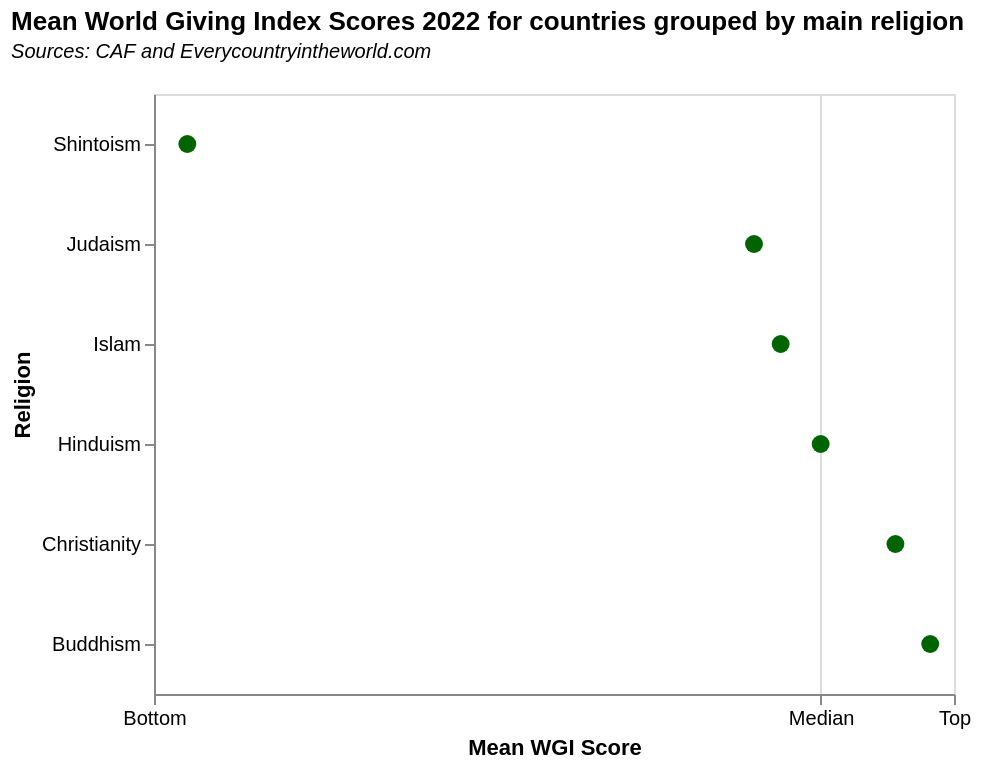

Specify this chart in Vega-Lite:
### Vega-Lite specification from a JSON file in a GitHub repository (floating-point values rounded to 4 significant figures)
{"$schema": "https://vega.github.io/schema/vega-lite/v5.json", "description": "Graph showing mean CAF World Giving Index Scores for countries grouped by main religion, 2022", "title": {"text": "Mean World Giving Index Scores 2022 for countries grouped by main religion", "subtitle": ["Sources: CAF and Everycountryintheworld.com", ""], "subtitleFontStyle": "italic", "subtitleFontSize": 10, "anchor": "start", "color": "black"}, "data": {"values": [{"2022": "Islam", "Country": "Indonesia", "CAF_2022": "68"}, {"2022": "Christianity", "Country": "Australia", "CAF_2022": "55"}, {"2022": "Christianity", "Country": "New Zealand", "CAF_2022": "54"}, {"2022": "Christianity", "Country": "United States of America", "CAF_2022": "59"}, {"2022": "Christianity", "Country": "Ireland", "CAF_2022": "49"}, {"2022": "Christianity", "Country": "United Kingdom of Great Britain and Northern Ireland", "CAF_2022": "47"}, {"2022": "Buddhism", "Country": "Singapore", "CAF_2022": "45"}, {"2022": "Christianity", "Country": "Kenya", "CAF_2022": "61"}, {"2022": "Buddhism", "Country": "Myanmar", "CAF_2022": "52"}, {"2022": "Christianity", "Country": "Netherlands", "CAF_2022": "46"}, {"2022": "Islam", "Country": "United Arab Emirates", "CAF_2022": "47"}, {"2022": "Christianity", "Country": "Norway", "CAF_2022": "45"}, {"2022": "Christianity", "Country": "Canada", "CAF_2022": "51"}, {"2022": "Islam", "Country": "Nigeria", "CAF_2022": "48"}, {"2022": "Christianity", "Country": "Iceland", "CAF_2022": "46"}, {"2022": "Christianity", "Country": "Malta", "CAF_2022": "45"}, {"2022": "Islam", "Country": "Sierra Leone", "CAF_2022": "51"}, {"2022": "Christianity", "Country": "Zambia", "CAF_2022": "50"}, {"2022": "Christianity", "Country": "Germany", "CAF_2022": "41"}, {"2022": "Christianity", "Country": "Denmark", "CAF_2022": "46"}, {"2022": "Hinduism", "Country": "Mauritius", "CAF_2022": "37"}, {"2022": "Christianity", "Country": "Switzerland", "CAF_2022": "37"}, {"2022": "Buddhism", "Country": "Sri Lanka", "CAF_2022": "44"}, {"2022": "Islam", "Country": "Iran (Islamic Republic of)", "CAF_2022": "43"}, {"2022": "Christianity", "Country": "Austria", "CAF_2022": "45"}, {"2022": "Islam", "Country": "Iraq", "CAF_2022": "37"}, {"2022": "Christianity", "Country": "Cyprus", "CAF_2022": "40"}, {"2022": "Islam", "Country": "Tajikistan", "CAF_2022": "39"}, {"2022": "Christianity", "Country": "Ghana", "CAF_2022": "43"}, {"2022": "Judaism", "Country": "Israel", "CAF_2022": "37"}, {"2022": "Christianity", "Country": "South Africa", "CAF_2022": "35"}, {"2022": "Christianity", "Country": "Sweden", "CAF_2022": "42"}, {"2022": "Christianity", "Country": "Finland", "CAF_2022": "37"}, {"2022": "Buddhism", "Country": "Mongolia", "CAF_2022": "46"}, {"2022": "Christianity", "Country": "Honduras", "CAF_2022": "46"}, {"2022": "Christianity", "Country": "Slovenia", "CAF_2022": "39"}, {"2022": "Christianity", "Country": "Dominican Republic", "CAF_2022": "44"}, {"2022": "Christianity", "Country": "Uganda", "CAF_2022": "46"}, {"2022": "Islam", "Country": "Saudi Arabia", "CAF_2022": "36"}, {"2022": "Hinduism", "Country": "Nepal", "CAF_2022": "40"}, {"2022": "Islam", "Country": "Uzbekistan", "CAF_2022": "38"}, {"2022": "Christianity", "Country": "Spain", "CAF_2022": "32"}, {"2022": "Islam", "Country": "Kyrgyzstan", "CAF_2022": "44"}, {"2022": "Christianity", "Country": "Jamaica", "CAF_2022": "46"}, {"2022": "Christianity", "Country": "Malawi", "CAF_2022": "39"}, {"2022": "Christianity", "Country": "Paraguay", "CAF_2022": "44"}, {"2022": "Christianity", "Country": "Chile", "CAF_2022": "38"}, {"2022": "Buddhism", "Country": "Thailand", "CAF_2022": "48"}, {"2022": "Christianity", "Country": "Costa Rica", "CAF_2022": "44"}, {"2022": "Christianity", "Country": "Cameroon", "CAF_2022": "37"}, {"2022": "Christianity", "Country": "Nicaragua", "CAF_2022": "40"}, {"2022": "Christianity", "Country": "Italy", "CAF_2022": "29"}, {"2022": "Islam", "Country": "Guinea", "CAF_2022": "47"}, {"2022": "Christianity", "Country": "France", "CAF_2022": "32"}, {"2022": "Christianity", "Country": "Namibia", "CAF_2022": "35"}, {"2022": "Islam", "Country": "Jordan", "CAF_2022": "32"}, {"2022": "Christianity", "Country": "Zimbabwe", "CAF_2022": "31"}, {"2022": "Christianity", "Country": "Uruguay", "CAF_2022": "40"}, {"2022": "Christianity", "Country": "Panama", "CAF_2022": "36"}, {"2022": "Christianity", "Country": "Mozambique", "CAF_2022": "34"}, {"2022": "Christianity", "Country": "Colombia", "CAF_2022": "42"}, {"2022": "Christianity", "Country": "Ukraine", "CAF_2022": "49"}, {"2022": "Islam", "Country": "Burkina Faso", "CAF_2022": "39"}, {"2022": "Christianity", "Country": "Portugal", "CAF_2022": "26"}, {"2022": "Islam", "Country": "Lebanon", "CAF_2022": "24"}, {"2022": "Christianity", "Country": "Bolivia (Plurinational State of)", "CAF_2022": "43"}, {"2022": "Islam", "Country": "Senegal", "CAF_2022": "40"}, {"2022": "Christianity", "Country": "Slovakia", "CAF_2022": "41"}, {"2022": "Christianity", "Country": "Philippines", "CAF_2022": "47"}, {"2022": "Islam", "Country": "Bosnia and Herzegovina", "CAF_2022": "44"}, {"2022": "Islam", "Country": "Pakistan", "CAF_2022": "29"}, {"2022": "Islam", "Country": "Algeria", "CAF_2022": "30"}, {"2022": "Islam", "Country": "Mali", "CAF_2022": "38"}, {"2022": "Christianity", "Country": "Argentina", "CAF_2022": "47"}, {"2022": "Islam", "Country": "Kazakhstan", "CAF_2022": "34"}, {"2022": "Christianity", "Country": "Peru", "CAF_2022": "39"}, {"2022": "Christianity", "Country": "Romania", "CAF_2022": "30"}, {"2022": "Islam", "Country": "Morocco", "CAF_2022": "31"}, {"2022": "Christianity", "Country": "Benin", "CAF_2022": "32"}, {"2022": "Islam", "Country": "Egypt", "CAF_2022": "23"}, {"2022": "Christianity", "Country": "Venezuela (Bolivarian Republic of)", "CAF_2022": "45"}, {"2022": "Islam", "Country": "Albania", "CAF_2022": "34"}, {"2022": "Christianity", "Country": "Estonia", "CAF_2022": "40"}, {"2022": "Christianity", "Country": "Russian Federation", "CAF_2022": "46"}, {"2022": "Christianity", "Country": "Poland", "CAF_2022": "47"}, {"2022": "Christianity", "Country": "Gabon", "CAF_2022": "34"}, {"2022": "Christianity", "Country": "Mexico", "CAF_2022": "44"}, {"2022": "Christianity", "Country": "Togo", "CAF_2022": "34"}, {"2022": "Christianity", "Country": "Georgia", "CAF_2022": "31"}, {"2022": "Christianity", "Country": "Ecuador", "CAF_2022": "42"}, {"2022": "Christianity", "Country": "Hungary", "CAF_2022": "40"}, {"2022": "Christianity", "Country": "Brazil", "CAF_2022": "47"}, {"2022": "Christianity", "Country": "Armenia", "CAF_2022": "29"}, {"2022": "Hinduism", "Country": "India", "CAF_2022": "40"}, {"2022": "Christianity", "Country": "Czechia", "CAF_2022": "48"}, {"2022": "Christianity", "Country": "Bulgaria", "CAF_2022": "41"}, {"2022": "Christianity", "Country": "El Salvador", "CAF_2022": "36"}, {"2022": "Shintoism", "Country": "Japan", "CAF_2022": "20"}, {"2022": "Christianity", "Country": "Serbia", "CAF_2022": "46"}, {"2022": "Christianity", "Country": "Croatia", "CAF_2022": "37"}, {"2022": "Islam", "Country": "Tunisia", "CAF_2022": "28"}, {"2022": "Islam", "Country": "Afghanistan", "CAF_2022": "21"}, {"2022": "Christianity", "Country": "Latvia", "CAF_2022": "29"}, {"2022": "Christianity", "Country": "Lithuania", "CAF_2022": "37"}, {"2022": "Buddhism", "Country": "Cambodia", "CAF_2022": "19"}, {"2022": "Buddhism", "Country": "China", "CAF_2022": "42"}, {"2022": "Christianity", "Country": "Greece", "CAF_2022": "32"}]}, "height": 300, "width": 400, "mark": {"size": 80, "type": "circle", "color": "darkgreen"}, "encoding": {"x": {"aggregate": "mean", "axis": {"labelExpr": "datum.label == 19 ? 'Bottom' : datum.label == 39 ? 'Median' : 'Top'", "labelFlush": false, "values": [19, 39, 43]}, "field": "CAF_2022", "scale": {"domain": [19, 43]}, "title": "Mean WGI Score"}, "y": {"field": "2022", "sort": "x", "title": "Religion"}}}
